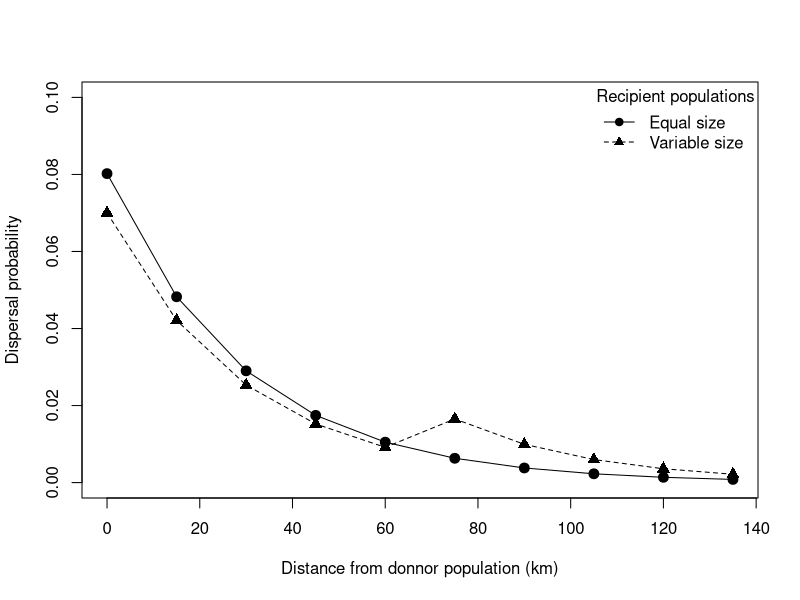

Generate this figure with R:
## DATA ##
mu=0
beta=29.5
h=0.8 #dispersal rate 20%

#dispersal laplace distribution
lap = function(mu, beta, distance) {(1/(2*beta))*exp(-(distance-mu)/beta)} # Laplace

## EXAMPLE KERNEL ##

distance<-seq(from=0, to=135, by=15) #10 populations separated by 15km
attrac_d=lap(mu, beta, distance) #kernel

#equal pop size
ratio_area1=rep(0.1,10) #equal pop size
attrac_ad=attrac_d*ratio_area1 # influence of area on attractivity
proba_attract_ad=attrac_ad/sum(attrac_ad) #proba of attractivity du site fonction distance at aire
sum(proba_attract_ad)
proba_dispersion=proba_attract_ad*(1-h)

#variable pop size
ratio_area2=c(rep(0.05,5),rep(0.15,5)) # small #big=0.08
attrac_ad2=attrac_d*ratio_area2 # influence of area on attractivity
proba_attract_ad2=attrac_ad2/sum(attrac_ad2) #proba of attractivity du site fonction distance at aire
sum(proba_attract_ad2)
proba_dispersion2=proba_attract_ad2*(1-h)

## FIGURE 2 B ##
plot(proba_dispersion~distance, ylim=c(0,0.1),pch=19,cex=1.3, xlab="Distance from donnor population (km)",ylab="Dispersal probability")
lines(proba_dispersion~distance)
points(proba_dispersion2~distance,pch=17,cex=1.3)
lines(proba_dispersion2~distance, lty=2)
legend("topright",cex=1,title="Recipient populations",legend=c("Equal size","Variable size"),col="black",pch=c(19,17), border=NA, bty='n',lty=c(1,2))


